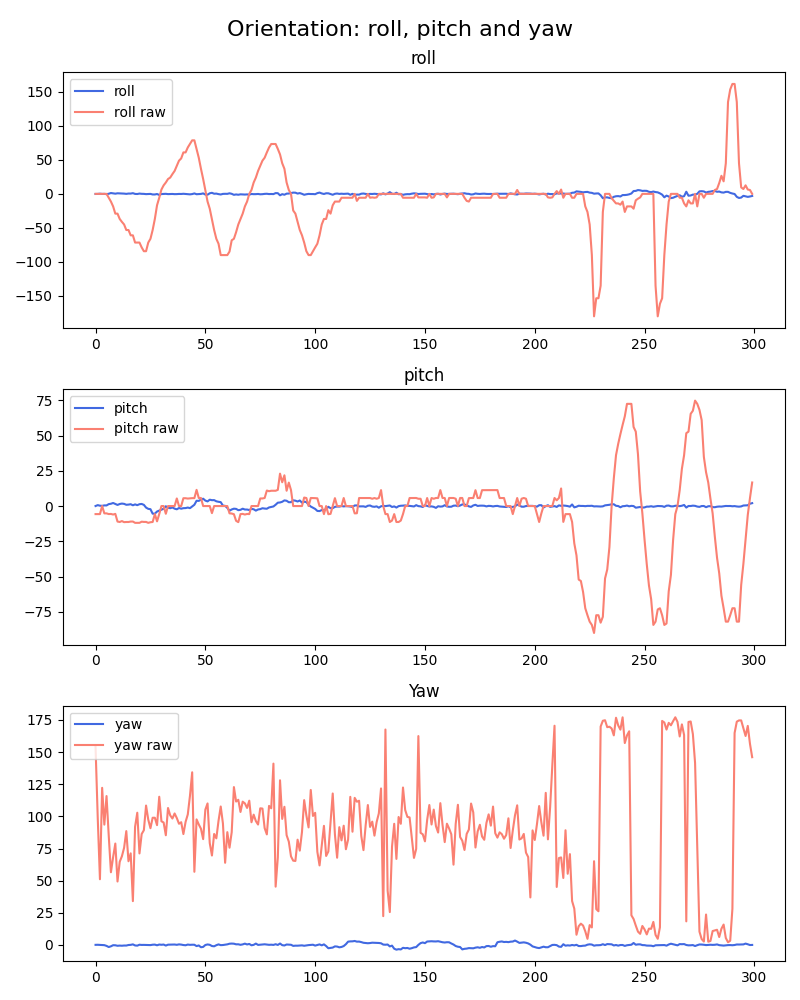

This chart was generated by the following Python code:
import math

import serial
import threading
import time
from Madjwick import Madgwick
import matplotlib.pyplot as plt

def receiver(number, serial):
    roll = []
    pitch = []
    yaw = []
    x_raw = []
    y_raw = []
    z_raw = []
    index = 0
    try:
        while True:
            response = serial.readline()
            current = response.decode('utf-8', errors='ignore')[:-2:] # Decode bytes to string
            print(current)
            m = Madgwick()
            a_x, a_y, a_z, m_x, m_y, m_z, g_x, g_y, g_z = current.split(";")

            yaw_raw = math.atan2(math.sqrt(float(g_y) * float(g_y) + float(g_z) * float(g_z)), float(g_x)) * 57.3
            roll_raw = math.atan2(float(a_y), float(a_z)) * 57.3
            pitch_raw = math.asin((float(a_x)) / math.sqrt(float(a_x) * float(a_x) + float(a_y) * float(a_y) + float(a_z) * float(a_z))) * 57.3

            x_raw.append(roll_raw)
            y_raw.append(pitch_raw)
            z_raw.append(yaw_raw)

            m.update(float(g_x), float(g_y), float(g_z), float(a_x), float(a_y), float(a_z), float(m_x), float(m_y), float(m_z))
            m.computeAngles()
            roll.append(m.roll * 57.3)
            pitch.append(m.pitch * 57.3)
            yaw.append(m.yaw * 57.3)
            index += 1
            time.sleep(0.1)  # Add a small delay to avoid excessive CPU usage
            if index == number:
                raise KeyboardInterrupt

    except KeyboardInterrupt:

        # Create figure and subplots
        fig, (ax1, ax2, ax3) = plt.subplots(3, 1, figsize=(8, 10))
        fig.suptitle('Orientation: roll, pitch and yaw', fontsize=16)

        # Plot data on subplots
        ax1.plot(roll,  label='roll', color='royalblue')
        ax1.plot(x_raw, label='roll raw', color='salmon')
        # ax1.set_ylim(-2, 2)
        ax1.set_title('roll')
        ax1.legend()

        ax2.plot(pitch, label='pitch', color='royalblue')
        ax2.plot(y_raw, label='pitch raw', color='salmon')
        ax2.set_title('pitch')
        # ax2.set_ylim(-2, 2)
        ax2.legend()

        ax3.plot(yaw, label='yaw', color='royalblue')
        ax3.plot(z_raw, label='yaw raw', color='salmon')
        # ax3.set_ylim(-2, 2)
        ax3.set_title('Yaw')
        ax3.legend()

        # Adjust layout and display the plot
        plt.tight_layout()
        plt.savefig("orientation.png")


# Serial port settings
port = "/dev/tty.usbserial-0001"
filename = "data.txt"
number = 300
baudrate = 115200
parity = serial.PARITY_NONE
stopbits = serial.STOPBITS_ONE
bytesize = serial.EIGHTBITS
timeout = 1  # Timeout value in seconds
xonxoff = False  # Disable software flow control (XON/XOFF)
rtscts = False   # Disable hardware flow control (RTS/CTS)

ser = serial.Serial(port, baudrate=baudrate, parity=parity, stopbits=stopbits,
                    bytesize=bytesize, timeout=timeout, xonxoff=xonxoff, rtscts=rtscts)

print(f"Serial port configured: {ser.name}")

t = threading.Thread(target=receiver, args=(number,ser,))
t.start()
